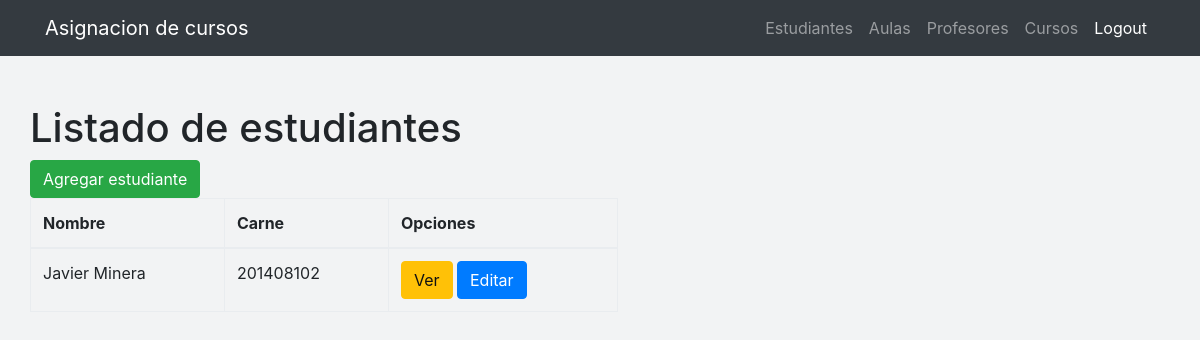
Page /estudiantes/list/ (signed in) on the earlier database version.
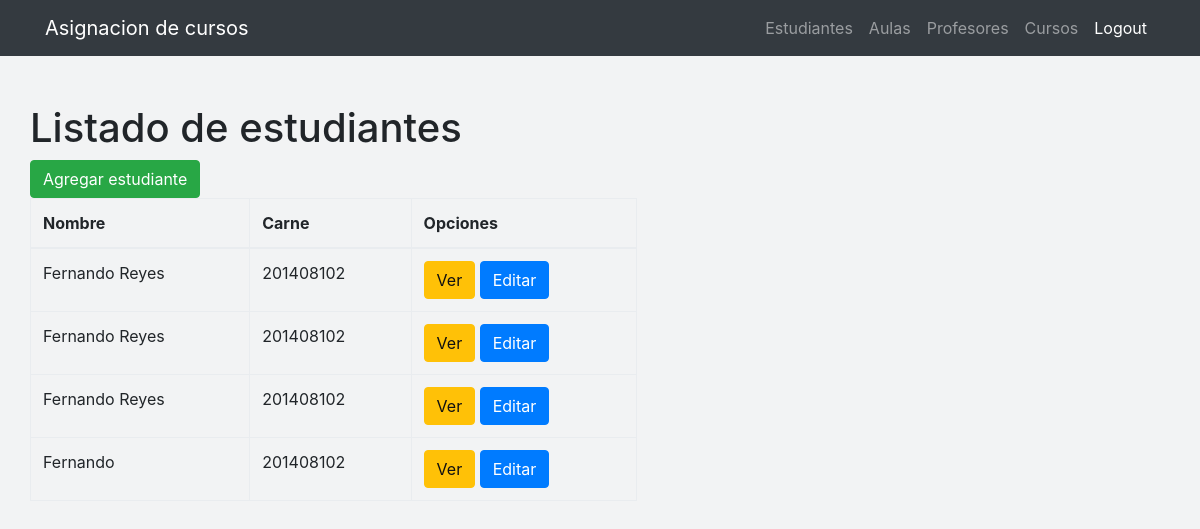
Same page on the later database version.
### estudiantes/models.py (models this page shows, shortened)
class Estudiante(models.Model):
    nombre    = models.CharField(max_length=60)
    carne      = models.IntegerField()
    fecha_nacimiento = models.DateField()
    cursos   = models.ManyToManyField(Curso, through='Asignacion')

### estudiantes/views.py (the view)
# urls.py: url(r'^estudiantes/list/$', views.estudiante_list, name='estudiante_list'),
@login_required
def estudiante_list(request):
    estudiantes = Estudiante.objects.all()
    return render(request, 'estudiantes/estudiante_list.html', {'estudiantes': estudiantes})

### estudiantes/templates/estudiantes/estudiante_list.html (shortened to what this page needs)
{% extends 'estudiantes/base.html' %}
{% block content %}
<div class="portlet-body">
  <div class="portlet-title">
    <h1>Listado de estudiantes</h1>
  </div>
  <div class="row">
    <div class="col-md-6">
      <div class="btn-group">
        <a href="{% url 'estudiante_nuevo'%}">
          <button id="sample_editable_1_new" class="btn btn-success">
            Agregar estudiante
          </button>
        </a>
      </div>
    </div>
<div class="col-md-12 col-sm-12 col-xs-12" >
  <div class="table-responsive">
    <table class="table table-bordered ">
      <thead>
        <tr role="row" class="">
          <th>Nombre</th>
          <th>Carne</th>
          <th>Opciones</th>
        </tr>
      </thead>
      <tbody>
        {% for estudiante in estudiantes %}
        <tr>
            <td>{{ estudiante.nombre }}</td>
            <td>{{ estudiante.carne }}</td>
            <td>
              <a href="{% url 'estudiante_ver' pk=estudiante.pk %}" class="btn btn-warning">Ver</a>
              <a href="{% url 'estudiante_editar' pk=estudiante.pk %}" class="btn btn-primary">Editar</a>
            </td>
        </tr>
        {% endfor %}
      </tbody>
    </table>
  </div>
</div>
</div>
</div>
{% endblock %}

Differences in the rows shown:
changed Estudiante (number 1 of 4 on the later page): nombre "Javier Minera" → "Fernando Reyes"
added Estudiante: nombre "Fernando Reyes", carne "201408102"
added Estudiante: nombre "Fernando Reyes", carne "201408102"
added Estudiante: nombre "Fernando", carne "201408102"
